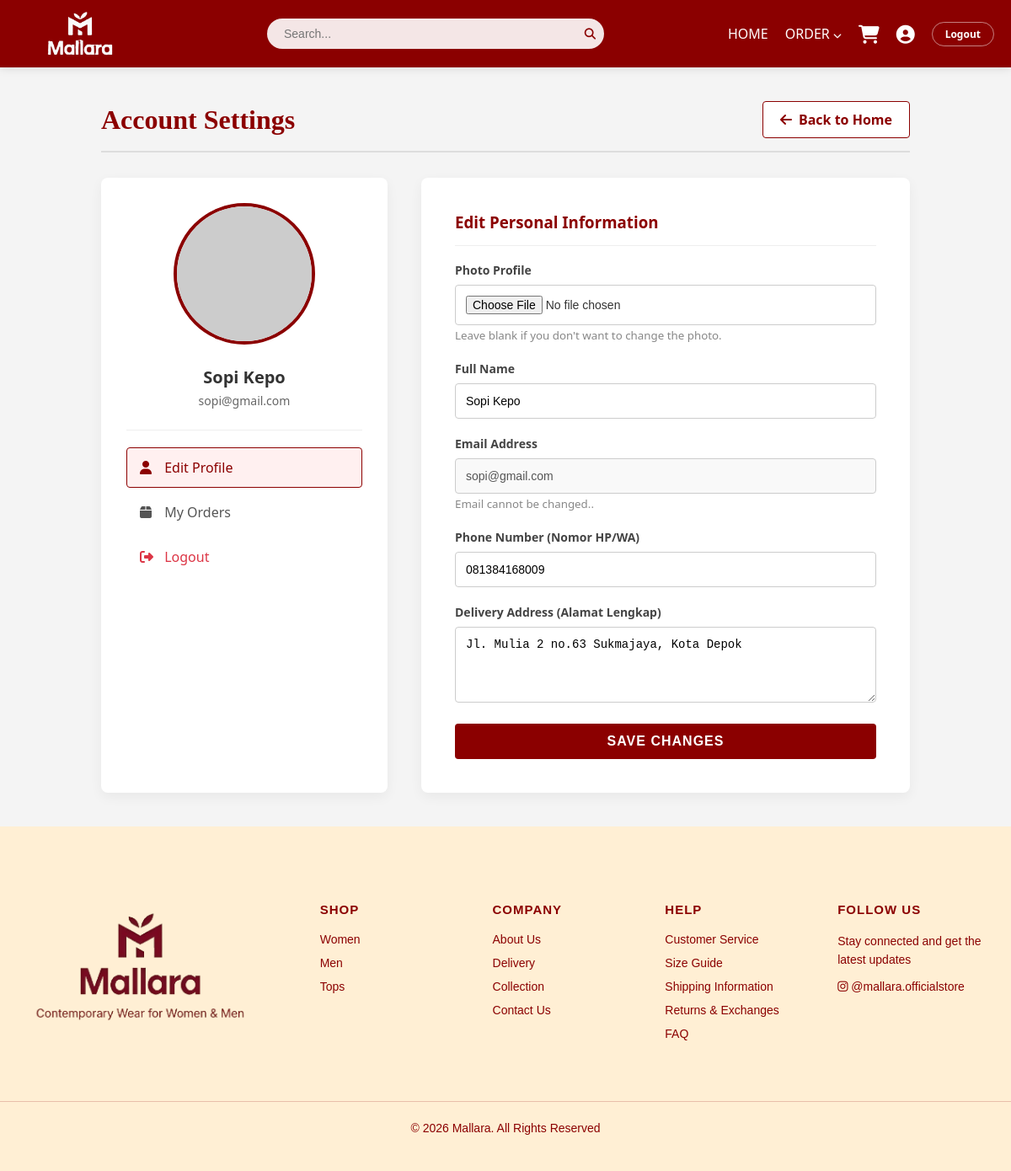
Screenshot of /profile.php (signed in) with the database file from the repository.
### tables this page shows
CREATE TABLE `users` (
  `id` int(11) NOT NULL,
  `full_name` varchar(100) DEFAULT NULL,
  `no_telp` varchar(20) DEFAULT NULL,
  `email` varchar(100) NOT NULL,
  `username` varchar(100) NOT NULL,
  `password` varchar(255) NOT NULL,
  `role` enum('admin','petugas','customer') DEFAULT NULL,
  `created_at` timestamp NOT NULL DEFAULT current_timestamp(),
  `phone` varchar(50) DEFAULT NULL,
  `address` text DEFAULT NULL,
  `photo` varchar(255) DEFAULT NULL
);

### profile.php (the view, shortened to what this page needs)
<?php
 $user_id = $_SESSION['user_id'];
 $query = mysqli_query($conn, "SELECT * FROM users WHERE id = '$user_id'");
 $user = mysqli_fetch_assoc($query);
?>
<!DOCTYPE html>
<html lang="id">
<head>
    <link rel="stylesheet" href="<?= BASE_URL ?>assets/css/style.css">
    <link rel="stylesheet" href="https://cdnjs.cloudflare.com/ajax/libs/font-awesome/6.4.0/css/all.min.css">
</head>
<body>
    <?php
    $navPath = __DIR__ . "/partials/navbar.php";
    if (file_exists($navPath)) {
        include $navPath;
    }
    ?>
    <div class="container">
        <div class="profile-header">
            <h2 class="section-title">Account Settings</h2>
            <a href="<?= BASE_URL ?>index.php" class="btn-back">
                <i class="fas fa-arrow-left"></i> Back to Home
            </a>
        </div>
        <div class="profile-container">
            <div class="profile-sidebar">
                <?php
                    $userPhoto = isset($user['photo']) ? $user['photo'] : '';
                    $userName  = isset($user['full_name']) ? $user['full_name'] : 'User';
                    $userEmail = isset($user['email']) ? $user['email'] : '';
                    $fsPath = __DIR__ . '/uploads/' . $userPhoto;
                    $photoPath = BASE_URL . 'uploads/' . $userPhoto;
                    $fallbackImg = "https://ui-avatars.com/api/?name=" . urlencode($userName) . "&background=8b0000&color=fff&size=200";
                    $finalPhoto = (empty($userPhoto) || !file_exists($fsPath)) ? $fallbackImg : $photoPath;
                ?>
                <img src="<?= $finalPhoto ?>" alt="Profile" class="avatar-large">
                <div class="username"><?= htmlspecialchars($userName) ?></div>
                <div class="user-email"><?= htmlspecialchars($userEmail) ?></div>
                <hr style="border: 0; border-top: 1px solid #eee; margin: 20px 0;">
                <nav>
                    <a href="profile.php" class="menu-link active"><i class="fas fa-user"></i> Edit Profile</a>
                    <a href="customer/orders.php" class="menu-link"><i class="fas fa-box"></i> My Orders</a>
                    <a href="<?= BASE_URL ?>auth/logout.php" class="menu-link" style="color: #dc3545;"><i class="fas fa-sign-out-alt"></i> Logout</a>
                </nav>
            </div>
            <div class="profile-content">
                <h3>Edit Personal Information</h3>
                <form method="POST" enctype="multipart/form-data">
                    <div class="form-group">
                        <label>Photo Profile</label>
                        <input type="file" name="photo" class="form-control" accept="image/*">
                        <small style="color: #888;">Leave blank if you don't want to change the photo.</small>
                    </div>
                    <div class="form-group">
                        <label>Full Name</label>
                        <input type="text" name="full_name" class="form-control" value="<?= htmlspecialchars($user['full_name'] ?? '') ?>" required>
                    </div>
                    <div class="form-group">
                        <label>Email Address</label>
                        <input type="email" name="email" class="form-control" value="<?= htmlspecialchars($user['email'] ?? '') ?>" readonly>
                        <small style="color: #888;">Email cannot be changed..</small>
                    </div>
                    <div class="form-group">
                        <label>Phone Number (Nomor HP/WA)</label>
                        <input type="text" name="phone" class="form-control" value="<?= htmlspecialchars($user['phone'] ?? '') ?>" placeholder="Contoh: 08123456789">
                    </div>
                    <div class="form-group">
                        <label>Delivery Address (Alamat Lengkap)</label>
                        <textarea name="address" class="form-control" rows="4" placeholder="Masukkan alamat lengkap..."><?= htmlspecialchars($user['address'] ?? '') ?></textarea>
                    </div>
                    <button type="submit" name="update_profile" class="btn-save">Save Changes</button>
                </form>
            </div>
        </div>
    </div>
    <footer class="footer">
        <div class="footer-container">
            <div class="footer-brand">
                <img src="<?= BASE_URL ?>assets/img/logo footer/logo-footerr.png"
                     alt="Mallara Logo"
                     class="footer-logo"
                     onerror="this.style.display='none'">
            </div>
            <div>
                <h4>SHOP</h4>
                <ul>
                    <li><a href="<?= BASE_URL ?>customer/order_woman.php">Women</a></li>
                    <li><a href="<?= BASE_URL ?>customer/order_man.php">Men</a></li>
                    <li><a href="#">Tops</a></li>
                </ul>
            </div>
            <div>
                <h4>COMPANY</h4>
                <ul>
                    <li><a href="#">About Us</a></li>
                    <li><a href="#">Delivery</a></li>
                    <li><a href="#">Collection</a></li>
                    <li><a href="#">Contact Us</a></li>
                </ul>
            </div>
            <div>
                <h4>HELP</h4>
                <ul>
                    <li><a href="#">Customer Service</a></li>
                    <li><a href="#">Size Guide</a></li>
                    <li><a href="#">Shipping Information</a></li>
                    <li><a href="#">Returns & Exchanges</a></li>
                    <li><a href="#">FAQ</a></li>
                </ul>
            </div>
            <div>
                <h4>FOLLOW US</h4>
                <p>Stay connected and get the latest updates</p>
                <p>
                    <i class="fab fa-instagram"></i>
                    @mallara.officialstore
                </p>
            </div>
        </div>
        <div class="footer-bottom">
            <p>© <?= date('Y'); ?> Mallara. All Rights Reserved</p>
        </div>
    </footer>
</body>
</html>

### assets/css/style.css (style rules this page uses)
body { margin:0; font-family: 'Segoe UI'; background:#8b0000; color:white; }
.footer { background-color: #fff; padding: 0; margin-top: 0; width: 100%; }

### profile.php (style rules this page uses)
html, body { margin: 0; padding: 0; font-family: 'Segoe UI', Tahoma, Geneva, Verdana, sans-serif; background: #f4f4f4; color: #333; min-height: 100vh; display: flex; flex-direction: column; }
.container { max-width: 1000px; margin: 40px auto; padding: 0 20px; width: 100%; box-sizing: border-box; }
.profile-header { display: flex; justify-content: space-between; align-items: center; margin-bottom: 30px; border-bottom: 2px solid #ddd; padding-bottom: 15px; }
.section-title { font-family: 'Times New Roman', serif; color: #8b0000; font-size: 32px; margin: 0; }
.btn-back { background: white; color: #8b0000; border: 1px solid #8b0000; padding: 10px 20px; text-decoration: none; border-radius: 4px; font-weight: bold; transition: 0.3s; display: inline-flex; align-items: center; gap: 8px; }
.profile-container { display: flex; gap: 40px; flex-wrap: wrap; }
.profile-sidebar { flex: 1; min-width: 280px; background: white; padding: 30px; border-radius: 8px; box-shadow: 0 5px 15px rgba(0,0,0,0.05); text-align: center; }
.avatar-large { width: 160px; height: 160px; border-radius: 50%; object-fit: cover; border: 4px solid #8b0000; margin-bottom: 20px; }
.username { font-size: 20px; font-weight: bold; color: #333; margin-bottom: 5px; }
.user-email { color: #666; font-size: 14px; margin-bottom: 25px; }
.menu-link { display: block; padding: 12px 15px; color: #555; text-decoration: none; border-radius: 4px; margin-bottom: 5px; transition: 0.3s; text-align: left; border: 1px solid transparent; }
.menu-link:hover, .menu-link.active { background: #fff0f0; color: #8b0000; border-color: #8b0000; }
.menu-link i { width: 25px; }
.profile-content { flex: 2; min-width: 300px; background: white; padding: 40px; border-radius: 8px; box-shadow: 0 5px 15px rgba(0,0,0,0.05); }
.profile-content h3 { margin-top: 0; border-bottom: 1px solid #eee; padding-bottom: 15px; color: #8b0000; }
.form-group { margin-bottom: 20px; }
.form-group label { display: block; font-weight: 600; margin-bottom: 8px; font-size: 14px; color: #444; }
.form-control { width: 100%; padding: 12px; border: 1px solid #ccc; border-radius: 4px; box-sizing: border-box; font-size: 14px; transition: 0.3s; }
.form-control[readonly] { background: #f9f9f9; color: #555; cursor: not-allowed; }
.btn-save { background: #8b0000; color: white; border: none; padding: 12px 30px; border-radius: 4px; cursor: pointer; font-size: 16px; font-weight: bold; transition: 0.3s; width: 100%; text-transform: uppercase; letter-spacing: 1px; }
.footer { background: #FFEFD4; padding: 70px 0 30px; color: #8b0000; font-family: 'Poppins', sans-serif; margin-top: auto; }
.footer-container { max-width: 1200px; margin: 0 auto; padding: 0 20px; display: grid; grid-template-columns: 2fr 1fr 1fr 1fr 1.2fr; gap: 50px; }
.footer h4 { margin-bottom: 18px; font-size: 15px; font-weight: bold; letter-spacing: 1px; }
.footer p { font-size: 14px; line-height: 1.6; margin: 0 0 10px; }
.footer ul { list-style: none; padding: 0; margin: 0; }
.footer ul li { margin-bottom: 10px; }
.footer ul li a { text-decoration: none; color: #8b0000; font-size: 14px; transition: 0.3s; }
.footer-brand { display: flex; flex-direction: column; align-items: flex-start; }
.footer-logo { width: 300px; margin-bottom: 18px; }
.footer-bottom { max-width: 1200px; margin: 50px auto 0; padding-top: 20px; border-top: 1px solid rgba(139,0,0,0.2); text-align: center; font-size: 14px; }

### rows the page displays
users: full_name "Sopi Kepo", email "sopi@gmail.com", phone "081384168009", address "Jl. Mulia 2 no.63 Sukmajaya, Kota Depok"
